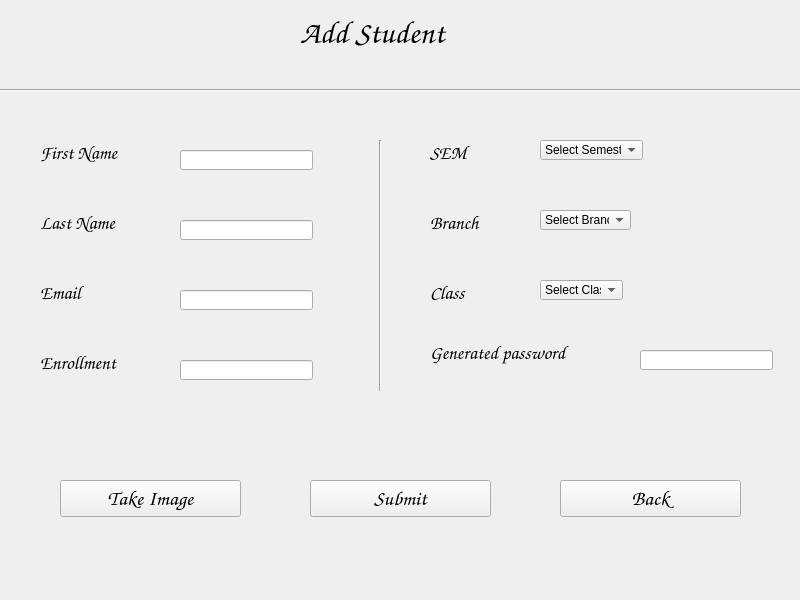
<?xml version="1.0" encoding="UTF-8"?>
<ui version="4.0">
 <class>MainWindow</class>
 <widget class="QMainWindow" name="MainWindow">
  <property name="geometry">
   <rect>
    <x>0</x>
    <y>0</y>
    <width>800</width>
    <height>600</height>
   </rect>
  </property>
  <property name="windowTitle">
   <string>MainWindow</string>
  </property>
  <widget class="QWidget" name="centralwidget">
   <widget class="QLabel" name="label">
    <property name="geometry">
     <rect>
      <x>300</x>
      <y>10</y>
      <width>194</width>
      <height>45</height>
     </rect>
    </property>
    <property name="font">
     <font>
      <family>Comic Sans MS</family>
      <pointsize>24</pointsize>
     </font>
    </property>
    <property name="text">
     <string>Add Student</string>
    </property>
   </widget>
   <widget class="Line" name="line">
    <property name="geometry">
     <rect>
      <x>-60</x>
      <y>80</y>
      <width>881</width>
      <height>20</height>
     </rect>
    </property>
    <property name="orientation">
     <enum>Qt::Horizontal</enum>
    </property>
   </widget>
   <widget class="QLabel" name="label_2">
    <property name="geometry">
     <rect>
      <x>40</x>
      <y>140</y>
      <width>98</width>
      <height>26</height>
     </rect>
    </property>
    <property name="font">
     <font>
      <family>Comic Sans MS</family>
      <pointsize>14</pointsize>
      <weight>50</weight>
      <bold>false</bold>
     </font>
    </property>
    <property name="text">
     <string>First Name</string>
    </property>
   </widget>
   <widget class="QLabel" name="label_3">
    <property name="geometry">
     <rect>
      <x>40</x>
      <y>210</y>
      <width>93</width>
      <height>26</height>
     </rect>
    </property>
    <property name="font">
     <font>
      <family>Comic Sans MS</family>
      <pointsize>14</pointsize>
      <weight>50</weight>
      <bold>false</bold>
     </font>
    </property>
    <property name="text">
     <string>Last Name</string>
    </property>
   </widget>
   <widget class="QLabel" name="label_4">
    <property name="geometry">
     <rect>
      <x>40</x>
      <y>280</y>
      <width>46</width>
      <height>26</height>
     </rect>
    </property>
    <property name="font">
     <font>
      <family>Comic Sans MS</family>
      <pointsize>14</pointsize>
      <weight>50</weight>
      <bold>false</bold>
     </font>
    </property>
    <property name="text">
     <string>Email</string>
    </property>
   </widget>
   <widget class="QLabel" name="label_5">
    <property name="geometry">
     <rect>
      <x>40</x>
      <y>350</y>
      <width>94</width>
      <height>26</height>
     </rect>
    </property>
    <property name="font">
     <font>
      <family>Comic Sans MS</family>
      <pointsize>14</pointsize>
      <weight>50</weight>
      <bold>false</bold>
     </font>
    </property>
    <property name="text">
     <string>Enrollment</string>
    </property>
   </widget>
   <widget class="QLineEdit" name="lineEdit">
    <property name="geometry">
     <rect>
      <x>180</x>
      <y>150</y>
      <width>133</width>
      <height>20</height>
     </rect>
    </property>
   </widget>
   <widget class="QLineEdit" name="lineEdit_2">
    <property name="geometry">
     <rect>
      <x>180</x>
      <y>220</y>
      <width>133</width>
      <height>20</height>
     </rect>
    </property>
   </widget>
   <widget class="QLineEdit" name="lineEdit_3">
    <property name="geometry">
     <rect>
      <x>180</x>
      <y>290</y>
      <width>133</width>
      <height>20</height>
     </rect>
    </property>
   </widget>
   <widget class="QLineEdit" name="lineEdit_4">
    <property name="geometry">
     <rect>
      <x>180</x>
      <y>360</y>
      <width>133</width>
      <height>20</height>
     </rect>
    </property>
   </widget>
   <widget class="QLabel" name="label_6">
    <property name="geometry">
     <rect>
      <x>430</x>
      <y>210</y>
      <width>61</width>
      <height>26</height>
     </rect>
    </property>
    <property name="font">
     <font>
      <family>Comic Sans MS</family>
      <pointsize>14</pointsize>
      <weight>50</weight>
      <bold>false</bold>
     </font>
    </property>
    <property name="text">
     <string>Branch</string>
    </property>
   </widget>
   <widget class="QLabel" name="label_7">
    <property name="geometry">
     <rect>
      <x>430</x>
      <y>140</y>
      <width>42</width>
      <height>26</height>
     </rect>
    </property>
    <property name="font">
     <font>
      <family>Comic Sans MS</family>
      <pointsize>14</pointsize>
      <weight>50</weight>
      <bold>false</bold>
     </font>
    </property>
    <property name="text">
     <string>SEM</string>
    </property>
   </widget>
   <widget class="QLabel" name="label_8">
    <property name="geometry">
     <rect>
      <x>430</x>
      <y>280</y>
      <width>44</width>
      <height>26</height>
     </rect>
    </property>
    <property name="font">
     <font>
      <family>Comic Sans MS</family>
      <pointsize>14</pointsize>
      <weight>50</weight>
      <bold>false</bold>
     </font>
    </property>
    <property name="text">
     <string>Class</string>
    </property>
   </widget>
   <widget class="QPushButton" name="pushButton">
    <property name="geometry">
     <rect>
      <x>60</x>
      <y>480</y>
      <width>181</width>
      <height>37</height>
     </rect>
    </property>
    <property name="font">
     <font>
      <family>Comic Sans MS</family>
      <pointsize>16</pointsize>
      <weight>50</weight>
      <bold>false</bold>
     </font>
    </property>
    <property name="text">
     <string>Take Image</string>
    </property>
   </widget>
   <widget class="QPushButton" name="pushButton_2">
    <property name="geometry">
     <rect>
      <x>310</x>
      <y>480</y>
      <width>181</width>
      <height>37</height>
     </rect>
    </property>
    <property name="font">
     <font>
      <family>Comic Sans MS</family>
      <pointsize>16</pointsize>
     </font>
    </property>
    <property name="text">
     <string>Submit</string>
    </property>
   </widget>
   <widget class="Line" name="line_2">
    <property name="geometry">
     <rect>
      <x>370</x>
      <y>140</y>
      <width>20</width>
      <height>251</height>
     </rect>
    </property>
    <property name="orientation">
     <enum>Qt::Vertical</enum>
    </property>
   </widget>
   <widget class="QComboBox" name="comboBox">
    <property name="geometry">
     <rect>
      <x>540</x>
      <y>140</y>
      <width>103</width>
      <height>20</height>
     </rect>
    </property>
    <item>
     <property name="text">
      <string>Select Semester</string>
     </property>
    </item>
    <item>
     <property name="text">
      <string>1</string>
     </property>
    </item>
    <item>
     <property name="text">
      <string>2</string>
     </property>
    </item>
    <item>
     <property name="text">
      <string>3</string>
     </property>
    </item>
    <item>
     <property name="text">
      <string>4</string>
     </property>
    </item>
    <item>
     <property name="text">
      <string>5</string>
     </property>
    </item>
    <item>
     <property name="text">
      <string>6</string>
     </property>
    </item>
    <item>
     <property name="text">
      <string>7</string>
     </property>
    </item>
    <item>
     <property name="text">
      <string>8</string>
     </property>
    </item>
   </widget>
   <widget class="QComboBox" name="comboBox_2">
    <property name="geometry">
     <rect>
      <x>540</x>
      <y>210</y>
      <width>91</width>
      <height>20</height>
     </rect>
    </property>
    <item>
     <property name="text">
      <string>Select Branch</string>
     </property>
    </item>
    <item>
     <property name="text">
      <string>CE</string>
     </property>
    </item>
    <item>
     <property name="text">
      <string>ME</string>
     </property>
    </item>
    <item>
     <property name="text">
      <string>IT</string>
     </property>
    </item>
    <item>
     <property name="text">
      <string>EC</string>
     </property>
    </item>
    <item>
     <property name="text">
      <string/>
     </property>
    </item>
   </widget>
   <widget class="QComboBox" name="comboBox_3">
    <property name="geometry">
     <rect>
      <x>540</x>
      <y>280</y>
      <width>83</width>
      <height>20</height>
     </rect>
    </property>
    <item>
     <property name="text">
      <string>Select Class</string>
     </property>
    </item>
    <item>
     <property name="text">
      <string>A</string>
     </property>
    </item>
    <item>
     <property name="text">
      <string>B</string>
     </property>
    </item>
    <item>
     <property name="text">
      <string>C</string>
     </property>
    </item>
   </widget>
   <widget class="QPushButton" name="pushButton_3">
    <property name="geometry">
     <rect>
      <x>560</x>
      <y>480</y>
      <width>181</width>
      <height>37</height>
     </rect>
    </property>
    <property name="font">
     <font>
      <family>Comic Sans MS</family>
      <pointsize>16</pointsize>
     </font>
    </property>
    <property name="text">
     <string>Back</string>
    </property>
   </widget>
   <widget class="QLineEdit" name="lineEdit_5">
    <property name="geometry">
     <rect>
      <x>640</x>
      <y>350</y>
      <width>133</width>
      <height>20</height>
     </rect>
    </property>
   </widget>
   <widget class="QLabel" name="label_9">
    <property name="geometry">
     <rect>
      <x>430</x>
      <y>340</y>
      <width>181</width>
      <height>26</height>
     </rect>
    </property>
    <property name="font">
     <font>
      <family>Comic Sans MS</family>
      <pointsize>14</pointsize>
      <weight>50</weight>
      <bold>false</bold>
     </font>
    </property>
    <property name="text">
     <string>Generated password</string>
    </property>
   </widget>
  </widget>
 </widget>
 <resources/>
 <connections/>
</ui>
